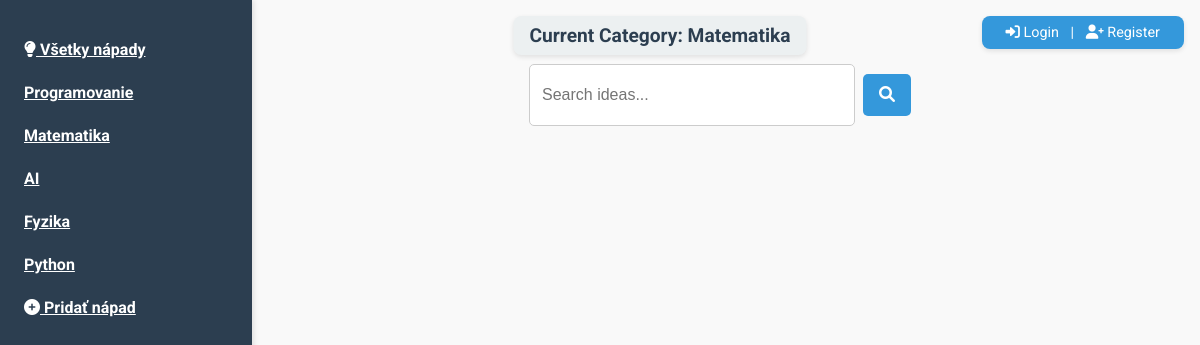
The app's page /?category=Matematika with its own data.
### app.py (models this page shows)
class Category(db.Model):
    id = db.Column(db.Integer, primary_key=True)
    name = db.Column(db.String(100), unique=True, nullable=False)

### app.py (the view)
@app.route('/')
def home():
    categories = Category.query.all()
    selected_category = request.args.get('category')
    search_query = request.args.get('search', '')
    if selected_category:
        ideas = Idea.query.filter(Idea.categories.contains(selected_category)).all()
    else:
        ideas = Idea.query.all()
    if search_query:
        ideas = ideas.filter(Idea.title.contains(search_query) | Idea.description.contains(search_query))
    return render_template('index.html', ideas=ideas, categories=categories, selected_category=selected_category)

### templates/index.html (shortened to what this page needs)
<!DOCTYPE html>
<html lang="en">
<head>
    <link href="https://cdnjs.cloudflare.com/ajax/libs/font-awesome/6.0.0-beta3/css/all.min.css" rel="stylesheet">
    <link rel="stylesheet" href="/static/styles.css">
</head>
<body>
    <aside>
        <ul>
            <li><a href="/" {% if not selected_category %}class="active"{% endif %}><i class="fas fa-lightbulb"></i> Všetky nápady</a></li>
            {% for category in categories %}
            <li><a href="{{ url_for('home', category=category.name) }}">{{ category.name }}</a></li>
            {% endfor %}
            <li><a href="/add_idea"><i class="fas fa-plus-circle"></i> Pridať nápad</a></li>
        </ul>
    </aside>
    <header>
        {% if session.get('user_id') %}
        <a href="/logout"><i class="fas fa-sign-out-alt"></i> Logout</a>
        {% else %}
        <a href="/login"><i class="fas fa-sign-in-alt"></i> Login</a> |
        <a href="/register"><i class="fas fa-user-plus"></i> Register</a>
        {% endif %}
    </header>
    {% if selected_category %}
    <div class="current-category">
        Current Category: {{ selected_category }}
    </div>
    {% endif %}
    <main>
        <div class="searchbar">
            <form method="GET">
                <input type="text" name="search" placeholder="Search ideas..." value="{{ request.args.get('search', '') }}">
                <button type="submit"><i class="fas fa-search"></i></button>
            </form>
        </div>
    </main>
</body>
</html>

### static/styles.css (style rules this page uses)
body { font-family: 'Roboto', sans-serif; margin: 0; padding: 0; display: flex; background-color: #f9f9f9; color: #333; }
aside { background-color: #2c3e50; color: white; width: 220px; padding: 1rem; position: fixed; top: 0; left: 0; height: 100vh; overflow-y: auto; box-shadow: 2px 0 5px rgba(0, 0, 0, 0.1); }
aside ul { list-style: none; padding: 0; }
aside ul li { margin-bottom: 0.5rem; }
aside ul li a { color: white; font-weight: bold; padding: 0.5rem; display: block; border-radius: 5px; transition: background-color 0.3s ease; }
header { position: fixed; top: 1rem; right: 1rem; background-color: #3498db; color: white; padding: 0.5rem 1rem; border-radius: 8px; box-shadow: 0 2px 5px rgba(0, 0, 0, 0.1); font-size: 0.9rem; z-index: 1000; }
header a { color: white; margin: 0 0.5rem; text-decoration: none; }
.current-category { position: fixed; top: 1rem; left: 55%; transform: translateX(-50%); background-color: #ecf0f1; color: #2c3e50; padding: 0.5rem 1rem; border-radius: 8px; font-size: 1.2rem; font-weight: bold; box-shadow: 0 2px 5px rgba(0, 0, 0, 0.1); z-index: 1000; }
main { margin-left: 240px; margin-top: 2rem; padding: 2rem; flex: 1; display: flex; flex-direction: column; align-items: center; }
.searchbar { margin-bottom: 20px; display: flex; justify-content: center; align-items: center; }
.searchbar form { display: flex; gap: 0.5rem; }
.searchbar input[type="text"] { width: 300px; padding: 0.75rem; font-size: 1rem; border: 1px solid #ccc; border-radius: 5px; outline: none; transition: border-color 0.3s ease; }
.searchbar button { padding: 0.75rem 1rem; font-size: 1rem; color: white; background-color: #3498db; border: none; border-radius: 5px; cursor: pointer; transition: background-color 0.3s ease; }
.searchbar button i { margin: 0; }
button { display: inline-block; padding: 10px 15px; margin: 10px 0; font-size: 14px; color: white; background-color: #007bff; border: none; border-radius: 5px; cursor: pointer; transition: background 0.3s; }

### records on screen
Category: name "Programovanie"
Category: name "Matematika"
Category: name "AI"
Category: name "Fyzika"
Category: name "Python"
